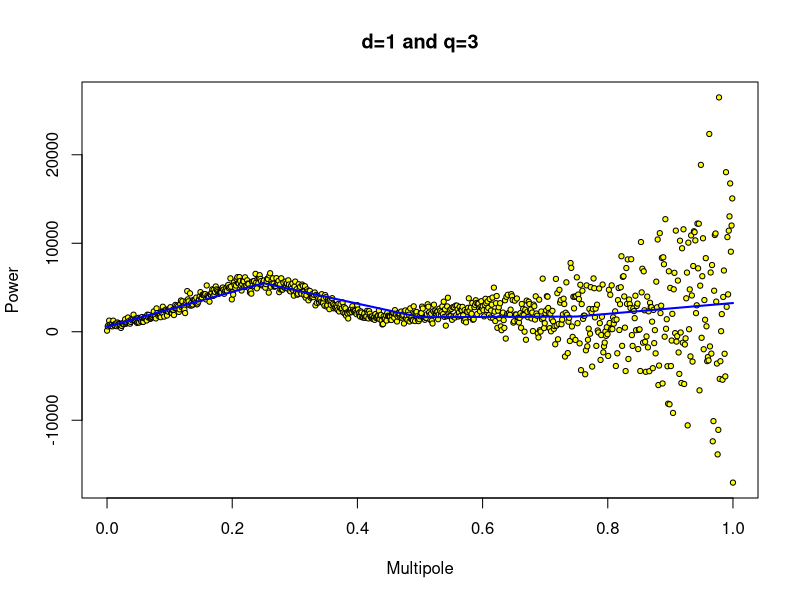
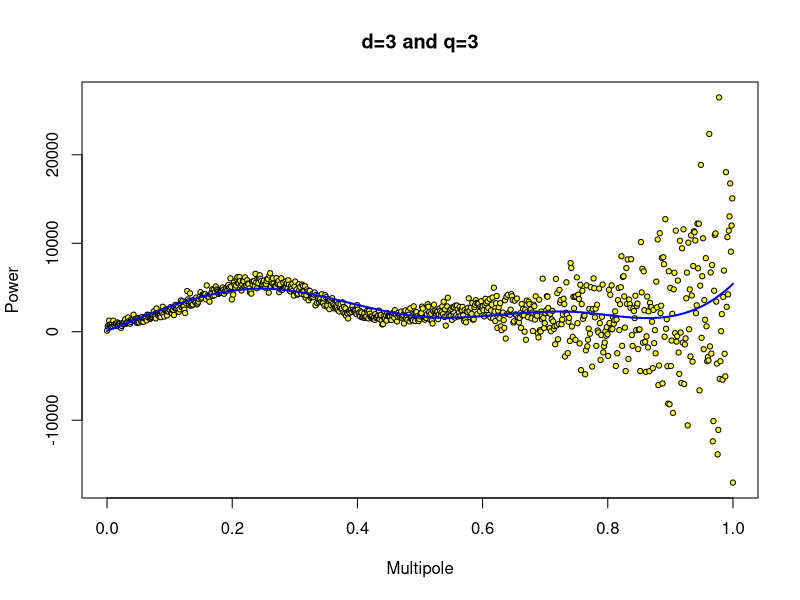
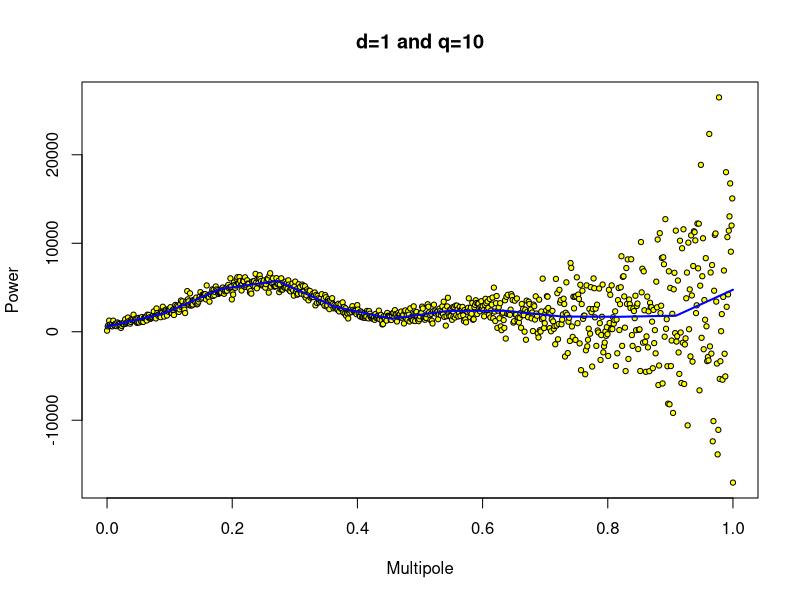
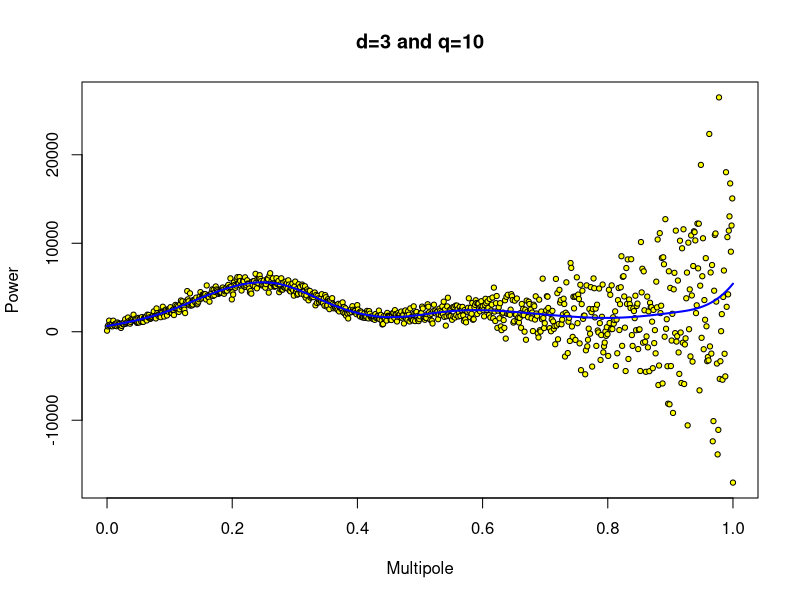
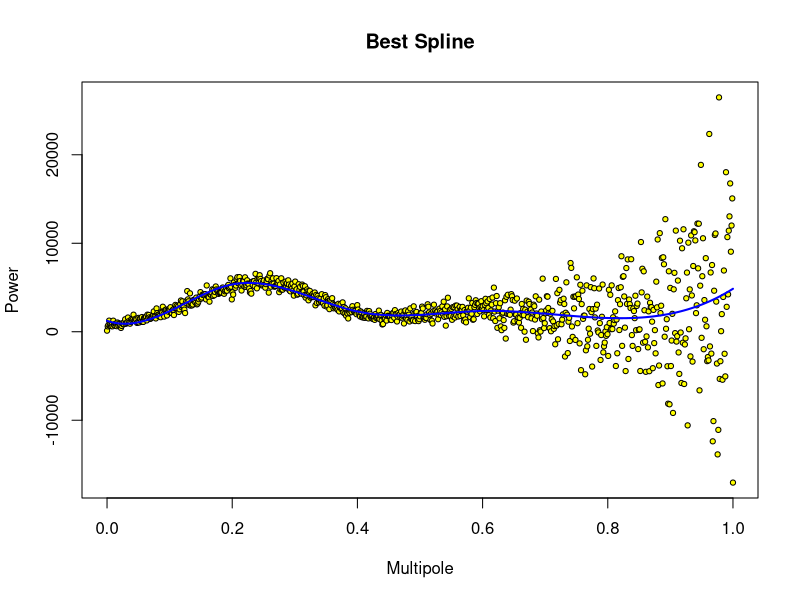
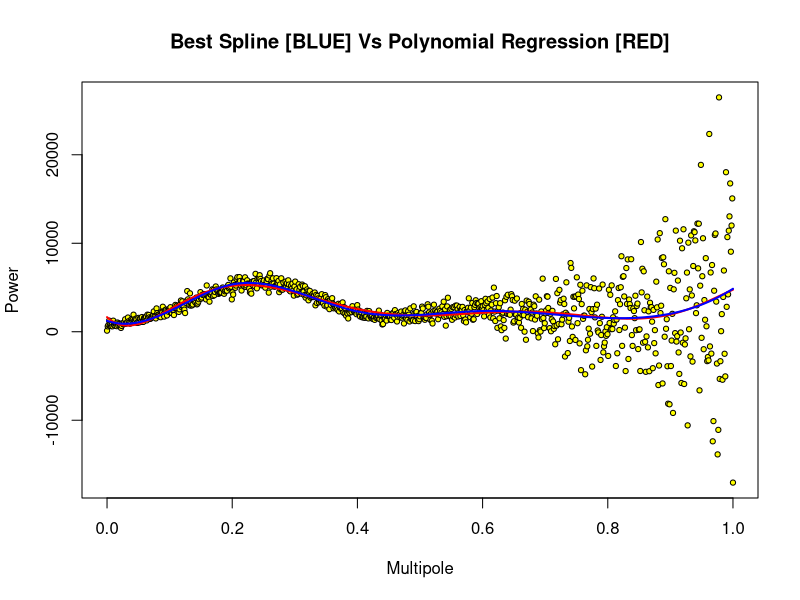
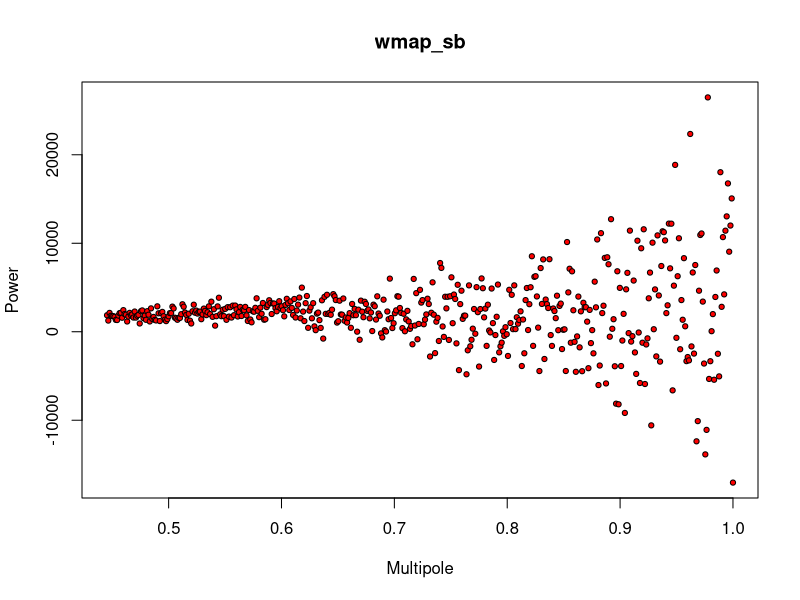
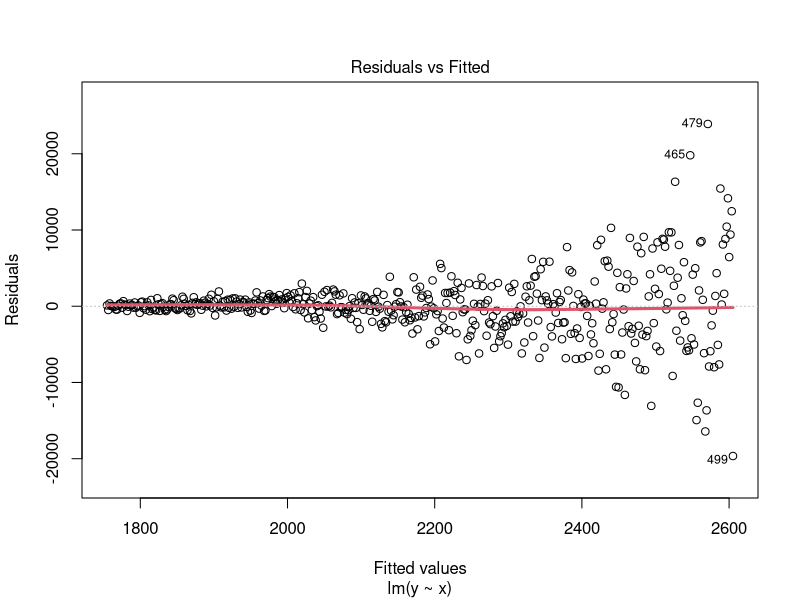

Write the R code that produced these figures, in order. (Note: a time limit stopped this script after it produced the figures.)
## ---- chunk 1
# Load the data
wmap <- read.csv("wmap.csv")

# min max normalization
min_max_norm <- function(x) {
    (x - min(x)) / (max(x) - min(x))
}

# We normalize the data
wmap <- cbind(wmap, lapply(wmap[1], min_max_norm))
# We set the column with the normalize data as the main x colomn
colnames(wmap) = c("X", "y", "x")
## ---- chunk 2

knot <- function(x, d, q){
  # The function takes the the features(data$x),
  # a degree and a number of knots as arguments
  # and returns the term (x-q)^d*(x>=q) as an output, which is equal to
  # (x-q)^d if x>=q, otherwise is equal to 0
  return ((x-q)^d*(x>=q))
}


vknots <- function(x, nodes){
  # By passing the data(features) and the number of nodes, the function
  # returns as an output a vector with all the n knots values
  
  vect <- vector(length = nodes) 
  for(i in 1:length(vect)){
    vect[i] <- i*(1/(nodes+1))
  }
  return (vect)
}


DMatrix <- function(x, degree, nodes){
  mat = matrix(x, byrow = TRUE)
  if(degree > 1){
    for(i in 2:degree){
      mat <- cbind(mat, x^i)
    }
  }
  # Here we build the knots vector
  vect <-vknots(x, nodes)
  for(i in 1:length(vect)){
    mat <- cbind(mat, knot(x, d = degree, q = vect[i]))
  }
  
  return (mat)
}


# The structure of the matrix:

#  1  x_1  (x_1)^2 ... (x_1)^d  (x_1-q_1)^d*(x_1>=q_1) ... (x_1-q_n)^d*(x_1>=q_n)
#  1  x_2  (x_2)^2 ... (x_2)^d  (x_2-q_1)^d*(x_2>=q_1) ... (x_2-q_n)^d*(x_2>=q_n)
#  1  x_3  (x_3)^2 ... (x_3)^d  (x_3-q_1)^d*(x_3>=q_1) ... (x_3-q_n)^d*(x_3>=q_n)
# ... ...   ...    ...   ...            ...            ...          ...
#  1  x_n  (x_n)^2 ... (x_n)^d  (x_n-q_1)^d*(x_n>=q_1) ... (x_n-q_n)^d*(x_n>=q_n)
## ---- chunk 3
reg<-lm(y~x+I((x-0.25)*(x>=0.25))+I((x-0.50)*(x>=0.50))+I((x-0.75)*(x>=0.75)),
        data = wmap)
plot(y ~x, wmap, pch = 21, bg = "yellow", cex = .7, main = "d=1 and q=3",
     xlab = "Multipole", ylab = "Power")
lines(wmap$x, predict(reg), col= 'blue', lwd=2)
## ---- chunk 4
reg<-lm(y~x+I(x^2)+I(x^3)+I((x-0.25)^3*(x>=0.25))+I((x-0.50)^3*(x>=0.50))+
          I((x-0.75)^3*(x>=0.75)), data = wmap)
plot(y ~x, wmap, pch = 21, bg = "yellow", cex = .7, main = "d=3 and q=3",
     xlab = "Multipole", ylab = "Power")
lines(wmap$x, predict(reg), col= 'blue', lwd=2)
## ---- chunk 5
# fitting a model with degree=1 and q(number of knots)=10 to the data

Mat1_10 = DMatrix(wmap$x, 1, 10)

reg<-lm(y~ Mat1_10, data = wmap)
plot(y ~x, wmap, pch = 21, bg = "yellow", cex = .7, main = "d=1 and q=10",
     xlab = "Multipole", ylab = "Power")
lines(wmap$x, predict(reg), col= 'blue', lwd=2)
## ---- chunk 6
# fitting a model with degree=3 and q(number of knots)=10 to the data 
Mat3_10 = DMatrix(wmap$x, 3, 10)

reg<-lm(y~Mat3_10, data = wmap)
plot(y ~x, wmap, pch = 21, bg = "yellow", cex = .7, main = "d=3 and q=10",
     xlab = "Multipole", ylab = "Power")
lines(wmap$x, predict(reg), col= 'blue', lwd=2)
## ---- chunk 7

ourLOOCV <- function(mat, mydata){
  n <- nrow(mydata)
  oneout <- vector()
  for (i in 1:n){
    # We build a vector (vect) that contains the subsets of the data on which we want
    # to train the model(all the data excluding the i-element)

    if(i==1){
      vect <- c(2:n)
    }else if(i==n){
      vect <- c(1:(n-1))
    }else{
      vect <- c(1:(i-1))
      vect1 <- c((i+1):n)
      vect <- c(vect, vect1)
    }
    fit_i  <- lm( y ~ mat, data = mydata, subset = vect )    
    yhat_i <- predict(fit_i, mydata) 
    oneout[i] <- ( mydata$y[i] -  yhat_i[i] )^2
  }
  return (mean(oneout)) # LOOCV-score
}

# Implementing a grid search
ourGridSearch <- function(mydata, qmin, qmax){
  if(qmin>qmax){
    return("error, qmin greater than qmax")
  }
  degrees <- c(1,3)
  points <- c(qmin:qmax)
  
  #The Design matrix for the first case
  Mat <- DMatrix(mydata$x, 1, qmin)
  
  # We set the minimum score(error) to be equal to the score of the first combination
  min_score <-ourLOOCV(Mat, mydata)
  
  # To get the best score and the corresponding combination
  # Of degree and number of knots (d, q)
  best = c(1,qmin)
  for(i in 1:length(degrees)){
    for(j in 1:length(points)){
      if(i!=1 && j!= 1){ # We don't have to recalculate the score for (1, qmin)
        d <- degrees[i]
        q <- points[j]
        Mat <- DMatrix(mydata$x, d, q)
        score <- ourLOOCV(Mat, mydata)
        if(score<min_score){
          min_score <- score
          best <- c(d, q)
        }
      }
    }
  }
  return(best)
}

# To evaluate the polynomial model performance
ourPoly3LOOCV <- function(mydata, d){
  n <- nrow(mydata)
  oneout <- vector()
  for (i in 1:n){
    # We build a vector (vect) that contains the subset of the data on which we want
    # To train (all the data except for the i-element)
    if(i==1){
      vect <- c(2:n)
    }else if(i==n){
      vect <- c(1:(n-1))
    }else{
      vect <- c(1:(i-1))
      vect1 <- c((i+1):n)
      vect <- c(vect, vect1)
    }
    fit_i  <- lm( y ~ poly(x,d), data = mydata, subset = vect )    
    yhat_i <- predict(fit_i, mydata) 
    oneout[i] <- ( mydata$y[i] -  yhat_i[i] )^2
  }
  return (mean(oneout)) # LOOCV-score
}


GTunedPolyRegression <- function(mydata){
  d <- 1
  min_score <- ourPoly3LOOCV(mydata, d)
  while(TRUE){
    d <- d + 1
    score <- ourPoly3LOOCV(mydata, d)
    if(score>min_score){
      # We have a kind of momentum to avoid local minimums
      k <- 0
      for(i in 1:5){
        k <- k + 1
        d <- d + 1
        score <- ourPoly3LOOCV(mydata, d)
        if(score<min_score){
          break
        }
      }
      if(k == 5){
        return(d-6)
      }
    }
    min_score <- score
  }
}

## ---- chunk 8

best_couple <- ourGridSearch(wmap, 3, 10) # From qmin = 3 to qmax = 10
best_couple

## ---- chunk 9
best_mat <- DMatrix(wmap$x, best_couple[1], best_couple[2])
best_spline <- lm(y ~ best_mat, data = wmap )

best_coefficients <- best_spline$coefficients
best_coefficients

## ---- chunk 10
plot(y ~x, wmap, pch = 21, bg = "yellow", cex = .7,
     main = "Best Spline",
     xlab = "Multipole", ylab = "Power")
lines(wmap$x, predict(best_spline), col= 'blue', lwd=2)

## ---- chunk 11

bestSpline_score = ourLOOCV(best_mat, wmap)
bestSpline_score

## ---- chunk 12

gT_d = GTunedPolyRegression(wmap)
# We look at the degree of the GCV-tuned pol-regression that we have found
gT_d
best_rpoly<-lm(y~poly(x, gT_d), data = wmap)
plot(y ~x, wmap, pch = 21, bg = "yellow", cex = .7,
     main = "Best Spline [BLUE] Vs Polynomial Regression [RED]",
     xlab = "Multipole", ylab = "Power")
lines(wmap$x, predict(best_rpoly), col= 'red', lwd=2)
lines(wmap$x, predict(best_spline), col= 'blue', lwd=2)
## ---- chunk 13

bestRPoly_score <- ourPoly3LOOCV(wmap, gT_d)
bestRPoly_score
bestSpline_score

if(bestRPoly_score>bestSpline_score){
  print("Best spline has a better LOOCV-score")
}else if(bestRPoly_score<bestSpline_score){
  print("Best p-regression has a better LOOCV-score")
}else{
  print("Same score")
}

## ---- chunk 14
best_coefficients

# best Coefficients of polynomial regression model
best_rpoly$coefficients
## ---- chunk 15

wmap_sb <- data.frame(x = wmap$x[-(1:400)], y = wmap$y[-(1:400)])

plot(wmap_sb, pch = 21, bg = "red", cex = .7,
main = "wmap_sb", xlab = "Multipole", ylab = "Power")

## ---- chunk 16
# Fitting a linear regression model to the data
lin_fit <- lm(y ~ x, data = wmap_sb)
summary(lin_fit)

# The residual error of the model
residuals(lin_fit)
plot(lin_fit, lwd=3)

# Plotting the data and the model fitted on
plot(wmap_sb, pch = 21, bg = "yellow", cex = .7,
main = "lin_fit", xlab = "Multipole", ylab = "Power")
lines(wmap_sb$x, predict(lin_fit), col= 'blue', lwd=3)
## ---- chunk 17
MSEp_hat <- mean(summary(lin_fit)$residuals^2)
MSEp_hat
## ---- chunk 18

# We find the best spline for wmap_sb
best_2couple <- ourGridSearch(wmap_sb, 1, 10) # From qmin = 1 to qmax = 10
best_2couple

# We find the spline using the founded combination of d and q
best_2mat <- DMatrix(wmap_sb$x, best_2couple[1], best_2couple[2])
best_2spline <- lm(y ~ best_2mat, data = wmap_sb )

# We calculate the MSE
MSEnp_hat <- mean(summary(best_2spline)$residuals^2)
MSEnp_hat
## ---- chunk 19
plot(wmap_sb, pch = 21, bg = "yellow", cex = .7,
main = "lin_fit [BLUE] vs spline [RED]", xlab = "Multipole", ylab = "Power")
lines(wmap_sb$x, predict(lin_fit), col= 'blue', lwd=2)
lines(wmap_sb$x, predict(best_2spline), col= 'red', lwd=2)
## ---- chunk 20
t_hat <- MSEp_hat - MSEnp_hat
t_hat
## ---- chunk 21

# Inputs: linear model (lin_fit), x values at which to simulate (sim_x)
# Outputs: Data frame with columns x and y
sim_lm = function(lin_fit, sim_x) {
n = length(sim_x)
sim_fr = data.frame(x = sim_x)
sigma = summary(lin_fit)$sigma
y_sim = predict(lin_fit, newdata = sim_fr)
y_sim = y_sim + rnorm(n, 0, sigma) # Add noise
sim_fr = data.frame(sim_fr, y = y_sim) # Adds y column
return(sim_fr)
}

## ---- chunk 22

B <- 500

t_tilde <- c(1:B)
MSEp_tilde <- c(1:B)
MSEnp_tilde <- c(1:B)

for(b in 1:B){
  sim_data <- sim_lm(lin_fit, wmap_sb$x)
  
  lin_fit_b <- lm(y ~ x, data = sim_data)
  MSEp_tilde[b] <- mean(summary(lin_fit_b)$residuals^2)
  
  best_couple_b <- ourGridSearch(sim_data, 1, 10)
  best_mat_b <- DMatrix(sim_data$x, best_couple_b[1], best_couple_b[2])
  best_spline_b <- lm(y ~ best_mat_b, data = sim_data )
  MSEnp_tilde[b] <- mean(summary(best_spline_b)$residuals^2)
  
  t_tilde[b] <- MSEp_tilde[b] - MSEnp_tilde[b]
  
  print(b)
}


 
## ---- chunk 23

delta <- c(rep(1, B))

for(b in 1:B){ delta[b] <- delta[b] * (t_tilde[b]>t_hat) }

p_value <- mean(delta)
p_value
